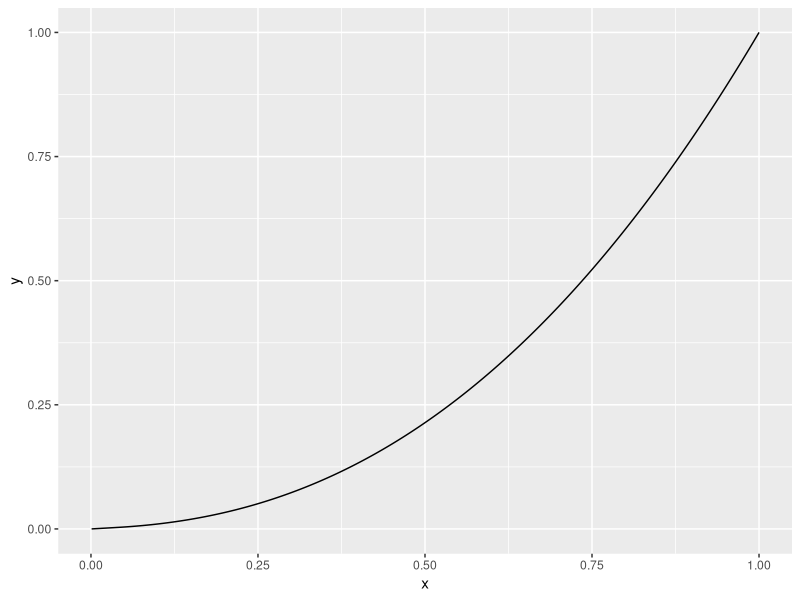
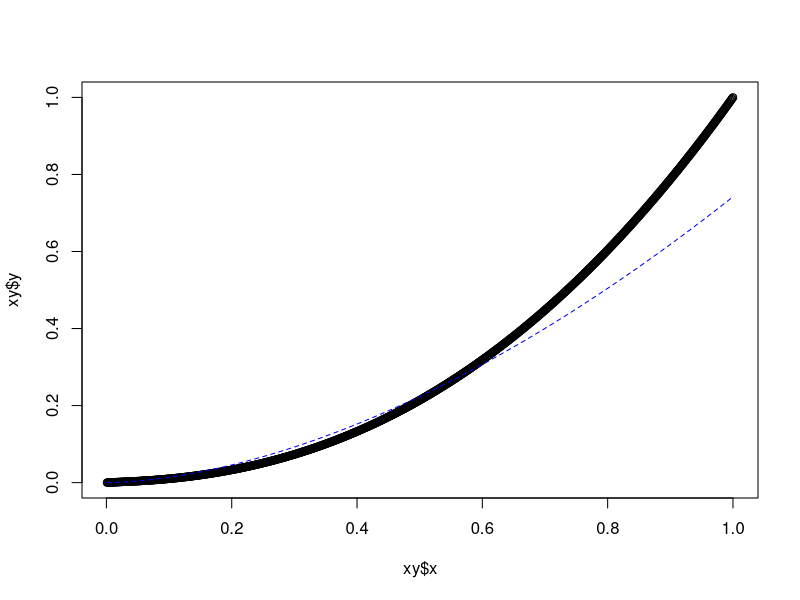

Write R code to recreate these figures, in order. (Note: this script raises an error after producing the figures.)
# Scratching file

library(magrittr)

# This is where I play around with ideas before committing them to functions and discrete code files

# First I want a function for Hex to RGB. This is so that I can then
# go from RGB to XYZ tristimulus

# Turns out this is in base R

# Sample Hex value: #bab598 has RGB (186,181,152) and XYZ (42.44, 45.75, 36.30)
colour = "#bab598"
vec_RGB <- col2rgb(col = colour, alpha = FALSE)

# Now from rgb to XYZ, which would be a great thing
# For this we need to know that WCAG uses the sRGB working space
# which uses the D65 reference white.

# The matrix transformations are fairly standard. These are from
# either ASTM E308-01 or Wzszecki & Stiles Colour Science)

# So I propose a series of functions to convert RGB to XYZ giving known 
# RGB working spaces and reference white. Each working space has a defined
# reference white, but the function should be able to handle conversion 
# between references, using the Bradford method: rather than calculating 
# it will simply use the matrix of conversion.

# This will be supported by a series of tables holding information
# on the primaries.

# This can be done later. For the meantime simply working out the contrast 
# ratio between two RGB colours

## Relative Luminance
# We will simply assume that we are in the sRGB space for ease, as this
# is what is used in the WCAG, in which case luminance

# Get Hex
colour = "#bab598"
# Hex to RGB
temp_RGB <- col2rgb(col = colour, alpha = FALSE)/255
vec_RGB <- data.frame(V = c(temp_RGB[1], temp_RGB[2], temp_RGB[3])) %>% 
  dplyr::mutate(V_L = dplyr::case_when(
    V <= 0.04045 ~ V/12.92,
    TRUE ~ ((V+0.055)/1.055)^2.4
  ))
L = 0.2126*vec_RGB[1,2]+0.7152*vec_RGB[2,2]+0.0722*vec_RGB[3,2]

# In a function
fn_HexToLuminance <- function(hex){
  
  temp_RGB <- col2rgb(col = hex, alpha = FALSE)/255
  vec_RGB <- data.frame(V = c(temp_RGB[1], temp_RGB[2], temp_RGB[3])) %>% 
    dplyr::mutate(V_L = dplyr::case_when(
      V <= 0.04045 ~ V/12.92,
      TRUE ~ ((V+0.055)/1.055)^2.4
    ))
  L = 0.2126*vec_RGB[1,2]+0.7152*vec_RGB[2,2]+0.0722*vec_RGB[3,2]
  
  return(L)
}

fn_HexToLuminance("#bab598")

# Now to test aspect ratio for two hex colours
fn_ContrastRatio <- function(hex1, hex2){
  La = fn_HexToLuminance(hex1)
  Lb = fn_HexToLuminance(hex2)
  
  L1 = max(La,Lb)
  L2 = min(La,Lb)
  
  CR = (L1 + 0.05)/(L2 + 0.05)
  
  return(CR)
}

# Test!

fn_ContrastRatio("#bab598","#deface")
# Correct compared to WCAG website

# Now the reverse ... if I have a reference colour, what other colours pass the
# colour contrast threshold? And then can I define a set of colours that tile
# space with these minimum distances?

# What if we could populate points within the RGB space, such that the 
# edge weight joining the points is the contrast ratio and never is 
# lower than 4.6 (the limit + 0.1)

fn_HexToLuminance("#bab598")
fn_HexToLuminance("#deface")



## Investigating that first transformation from RGB_s to RGB

xy <- data.frame(x = seq(0.001,1,0.001)) %>% 
  dplyr::mutate(y = dplyr::case_when(
    x <= 0.04045 ~ x/12.92,
    TRUE ~ ((x+0.055)/1.055)^2.4
  ))

ggplot2::ggplot(data = xy,
                ggplot2::aes(x = x, y = y)) +
  ggplot2::geom_line()

# That's a pretty damn smooth response curve, so perhaps it can be 
# approximated. Let's try power regression
lm1 <- lm(log(xy$y) ~ log(xy$x))
summary(lm1)

z = exp(1.729695*log(xy$x)-0.298431)
plot(xy$x, xy$y)
lines(xy$x, z, col = "blue", lty = 2)
# Nope, not a good model at all

# Let's try just using the same power curve for all values of x
xyz <- data.frame(x = seq(0.001,1,0.001)) %>% 
  dplyr::mutate(y = dplyr::case_when(
    x <= 0.04045 ~ x/12.92,
    TRUE ~ ((x+0.055)/1.055)^2.4
  ),
  z = ((x+0.055)/1.055)^2.4)

ggplot(data = xyz) +
  geom_line(aes(x, y), colour = "red") +
  geom_line(aes(x, z), colour = "blue") +
  scale_x_continuous(limits = c(0,0.05)) +
  scale_y_continuous(limits = c(0,0.05))

# Utterly tiny result difference. Let's see if it makes a difference to the 
# contrast ratio
fn_HexToLuminance2 <- function(hex){
  
  temp_RGB <- col2rgb(col = hex, alpha = FALSE)/255
  
  vec_RGB <- data.frame(V = c(temp_RGB[1], temp_RGB[2], temp_RGB[3])) %>% 
    dplyr::mutate(V_L = ((V+0.055)/1.055)^2.4)

  L = 0.2126*vec_RGB[1,2]+0.7152*vec_RGB[2,2]+0.0722*vec_RGB[3,2]
  
  return(L)
}

fn_ContrastRatio2 <- function(hex1, hex2){
  La = fn_HexToLuminance2(hex1)
  Lb = fn_HexToLuminance2(hex2)
  
  L1 = max(La,Lb)
  L2 = min(La,Lb)
  
  CR = (L1 + 0.05)/(L2 + 0.05)
  
  return(CR)
}

# Test!
fn_ContrastRatio("#bab598","#deface")
fn_ContrastRatio2("#bab598","#deface")
# No change, at least at these levels

fn_ContrastRatio("#133337","#0E1979")
fn_ContrastRatio2("#133337","#0E1979")
# Nope, nothing either.

# OK, let's then just go with the single power function.

# So going in reverse from #deface
L_ref = fn_HexToLuminance("#deface")
# possible L values that are a contrast ratio of 3.1 away are...
L_new_1 = 3.1*(L_ref + 0.05) - 0.05
L_new_2 = (1/3.1)*(L_ref + 0.05) - 0.05

# In terms of plotting solutions, let's try visualising how this looks
RGB_ref <- col2rgb(col = "#deface", alpha = FALSE)/255

x = seq(0,1,0.01)
y = seq(0,1,0.01)
z = seq(0,1,0.01)

grid <- expand.grid(x, y, z) %>% 
  dplyr::mutate(r = ((Var1+0.055)/1.055)^2.4,
                g = ((Var2+0.055)/1.055)^2.4,
                b = ((Var3+0.055)/1.055)^2.4) %>% 
  dplyr::mutate(L = 0.2126*r+0.7152*g+0.0722*b)

dplyr::filter(grid, x == 0.871, y == 0.980,z == 0.808)

# First, every colour must have a good contrast with white (#FFFFFF), L = 1
grid2 <- grid %>% 
  dplyr::mutate(White_contrast = (1 + 0.05)/(L + 0.05) > 3) %>%
  dplyr::filter(White_contrast == TRUE)

# Now to pick a starting colour: 

max(grid2$L)

hexcol1 <- '#08E300' # This actually fails the white test ...
L_col1 <- fn_HexToLuminance(hexcol1)

grid3 <- grid2 %>% 
  dplyr::mutate(col1_contrast = dplyr::case_when(
    L_col1 >= L ~ ((L_col1 + 0.05)/(L + 0.05))>3,
    L_col1 < L ~ ((L + 0.05)/(L_col1 + 0.05))>3
  )) %>% 
  dplyr::filter(col1_contrast == TRUE)

# Colour 2: Let's get some blue this time. 
hexcol2<- '#0096F6'
L_col2 <- fn_HexToLuminance(hexcol2)

grid4 <- grid3 %>%
  dplyr::filter(White_contrast == TRUE) %>% 
  dplyr::mutate(col2_contrast = dplyr::case_when(
    L_col2 >= L ~ ((L_col2 + 0.05)/(L + 0.05))>3,
    L_col2 < L ~ ((L + 0.05)/(L_col2 + 0.05))>3
  )) %>% 
  dplyr::filter(col2_contrast == TRUE)

ggplot2::ggplot(data = grid4) + ggplot2::geom_point(ggplot2::aes(x = r, y = g))
ggplot2::ggplot(data = grid4) + ggplot2::geom_point(ggplot2::aes(x = g, y = b))
ggplot2::ggplot(data = grid4) + ggplot2::geom_point(ggplot2::aes(x = r, y = b))

# Colour 3: High values of B are available. Let's choose there 
hexcol3<- '#7EBAFF'
L_col3 <- fn_HexToLuminance(hexcol3)

grid5 <- grid4 %>%
  dplyr::filter(White_contrast == TRUE) %>% 
  dplyr::mutate(col3_contrast = dplyr::case_when(
    L_col3 >= L ~ ((L_col3 + 0.05)/(L + 0.05))>3,
    L_col3 < L ~ ((L + 0.05)/(L_col3 + 0.05))>3
  )) %>% 
  dplyr::filter(col3_contrast == TRUE)

ggplot2::ggplot(data = grid5) + ggplot2::geom_point(ggplot2::aes(x = r, y = g))
ggplot2::ggplot(data = grid5) + ggplot2::geom_point(ggplot2::aes(x = g, y = b))
ggplot2::ggplot(data = grid5) + ggplot2::geom_point(ggplot2::aes(x = r, y = b))

m = max(grid5$L)
dplyr::filter(grid5, L > 0.0615543)

# Colour 4: Next one with the maximum luminance
hexcol4<- '#000000'
L_col4 <- fn_HexToLuminance(hexcol4)

grid6 <- grid5 %>%
  dplyr::filter(White_contrast == TRUE) %>% 
  dplyr::mutate(col4_contrast = dplyr::case_when(
    L_col4 >= L ~ ((L_col4 + 0.05)/(L + 0.05))>3,
    L_col4 < L ~ ((L + 0.05)/(L_col4 + 0.05))>3
  )) %>% 
  dplyr::filter(col4_contrast == TRUE)

ggplot2::ggplot(data = grid6) + ggplot2::geom_point(ggplot2::aes(x = r, y = g))
ggplot2::ggplot(data = grid6) + ggplot2::geom_point(ggplot2::aes(x = g, y = b))
ggplot2::ggplot(data = grid6) + ggplot2::geom_point(ggplot2::aes(x = r, y = b))

0.1/3

fn_HexToLuminance('#046595')
